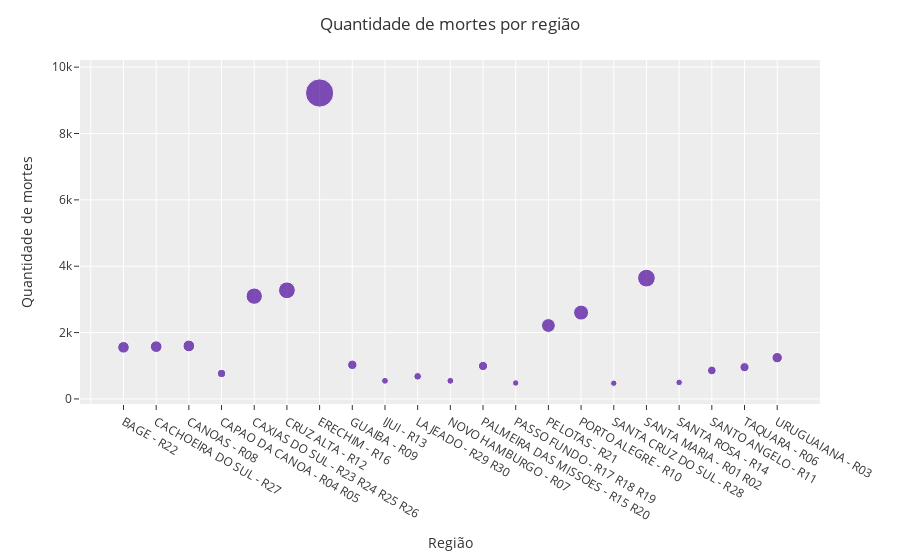

The cell this chart's notebook holds for it:
### Code cell
df3 = df.pivot_table(index='COD_REGIAO_COVID', values='DATA_INCLUSAO_OBITO', aggfunc='count')
df3.reset_index(inplace=True)

fig=px.scatter(data_frame=df3, x='COD_REGIAO_COVID', y='DATA_INCLUSAO_OBITO', size='DATA_INCLUSAO_OBITO', color_discrete_sequence=['#4B089B'])
fig.update_layout(
    xaxis = dict(
        tickmode = 'array',
        tickvals = df.COD_REGIAO_COVID.sort_values(ascending=True).unique(),
        ticktext = df.REGIAO_COVID.sort_values(ascending=True).unique(),
    ),
    xaxis_title='Região',
    yaxis_title='Quantidade de mortes',
    title='Quantidade de mortes por região',
    template='ggplot2'
)

### Figure 1 — Plotly figure (JSON) as saved in the notebook; plotly's stock layout.template omitted (floating-point values rounded to 4 significant figures)
{"data": [{"hovertemplate": "COD_REGIAO_COVID=%{x}<br>DATA_INCLUSAO_OBITO=%{marker.size}<extra></extra>", "legendgroup": "", "marker": {"color": "#4B089B", "size": [1556, 1576, 1597, 767, 3098, 3274, 9220, 1028, 546, 681, 546, 993, 481, 2213, 2602, 474, 3642, 499, 859, 958, 1245], "sizemode": "area", "sizeref": 23.05, "symbol": "circle"}, "mode": "markers", "name": "", "orientation": "v", "showlegend": false, "type": "scatter", "x": [1, 2, 3, 4, 5, 6, 7, 8, 9, 10, 11, 12, 13, 14, 15, 16, 17, 18, 19, 20, 21], "xaxis": "x", "y": [1556, 1576, 1597, 767, 3098, 3274, 9220, 1028, 546, 681, 546, 993, 481, 2213, 2602, 474, 3642, 499, 859, 958, 1245], "yaxis": "y"}], "layout": {"legend": {"itemsizing": "constant", "tracegroupgap": 0}, "margin": {"t": 60}, "title": {"text": "Quantidade de mortes por região"}, "xaxis": {"anchor": "y", "domain": [0, 1], "tickmode": "array", "ticktext": ["BAGE - R22", "CACHOEIRA DO SUL - R27", "CANOAS - R08", "CAPAO DA CANOA - R04 R05", "CAXIAS DO SUL - R23 R24 R25 R26", "CRUZ ALTA - R12", "ERECHIM - R16", "GUAIBA - R09", "IJUI - R13", "LAJEADO - R29 R30", "NOVO HAMBURGO - R07", "PALMEIRA DAS MISSOES - R15 R20", "PASSO FUNDO - R17 R18 R19", "PELOTAS - R21", "PORTO ALEGRE - R10", "SANTA CRUZ DO SUL - R28", "SANTA MARIA - R01 R02", "SANTA ROSA - R14", "SANTO ANGELO - R11", "TAQUARA - R06", "URUGUAIANA - R03"], "tickvals": [1, 2, 3, 4, 5, 6, 7, 8, 9, 10, 11, 12, 13, 14, 15, 16, 17, 18, 19, 20, 21], "title": {"text": "Região"}}, "yaxis": {"anchor": "x", "domain": [0, 1], "title": {"text": "Quantidade de mortes"}}}}
